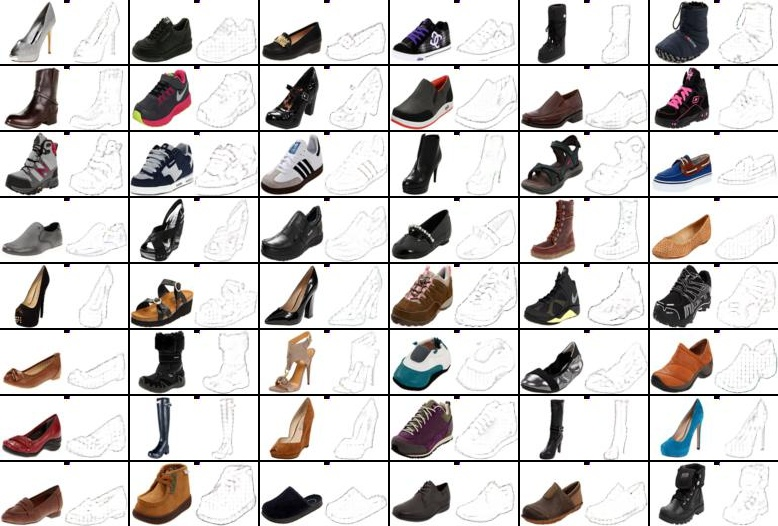
#> input picture GANs_Advanced/pictures/CycleGAN_B2A.jpg, 778 x 526 px, given as the content of the folder D:/forTensorflow/forGAN/CartoonGAN_data/mine/Cartoon, which was not available
$ python smooth_cartoon.py
#> lines starting #> are read from the running program, lines starting #| are printed output that depends on the picture; after the words box and inside, x2 and y2 are one past the last pixel; in counts of white or black regions, pixels touching at a corner belong together; pictures that were not available may be replaced by others from this repository, and a replacement may not be noted
import numpy as np
import cv2, os, argparse
from glob import glob
from tqdm import tqdm

#Reference:https://github.com/taki0112/CartoonGAN-Tensorflow/blob/master/edge_smooth.py

def make_edge_smooth() :

    root_dir="D:/forTensorflow/forGAN/CartoonGAN_data/mine"

    file_list = glob('{}/{}/*.*'.format(root_dir, 'Cartoon'))
    save_dir = '{}/{}'.format(root_dir,"Smooth_Cartoon")

    if not os.path.exists(save_dir):
        os.mkdir(save_dir)
    kernel_size = 5
    kernel = np.ones((kernel_size, kernel_size), np.uint8)
    gauss = cv2.getGaussianKernel(kernel_size, 0)
    gauss = gauss * gauss.transpose(1, 0)

    for f in tqdm(file_list) :
        file_name = os.path.basename(f)

        bgr_img = cv2.imread(f)
#> bgr_img is the input picture: shape (526, 778, 3); mean B, G, R 204.5, 205.6, 208.3
        gray_img = cv2.imread(f, 0)
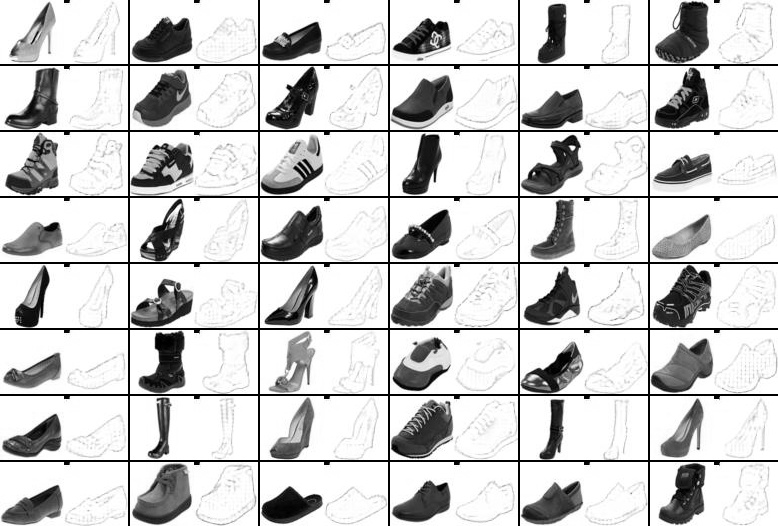
#> gray_img: shape (526, 778); min 0, max 255, mean 206.3

        pad_img = np.pad(bgr_img, ((2, 2), (2, 2), (0, 0)), mode='reflect')
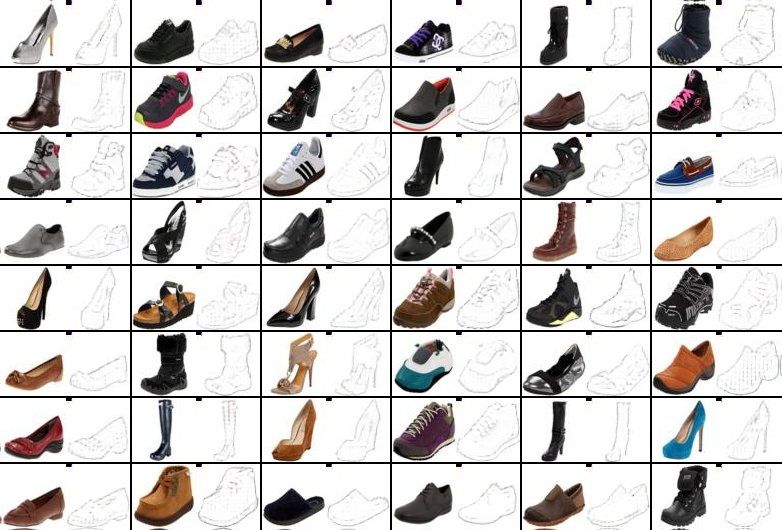
#> pad_img: shape (530, 782, 3); mean B, G, R 204.9, 206.1, 208.7

        edges = cv2.Canny(gray_img, 100, 200)
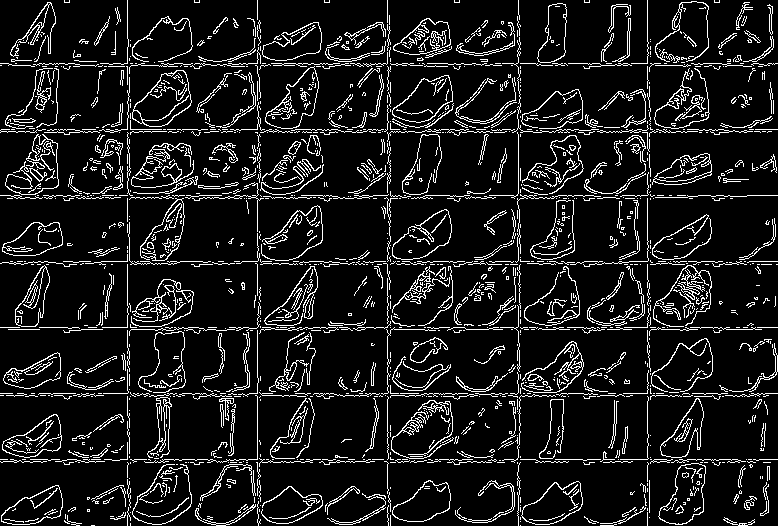
#> edges: shape (526, 778); 10.6% white in thin lines or dots
        dilation = cv2.dilate(edges, kernel)
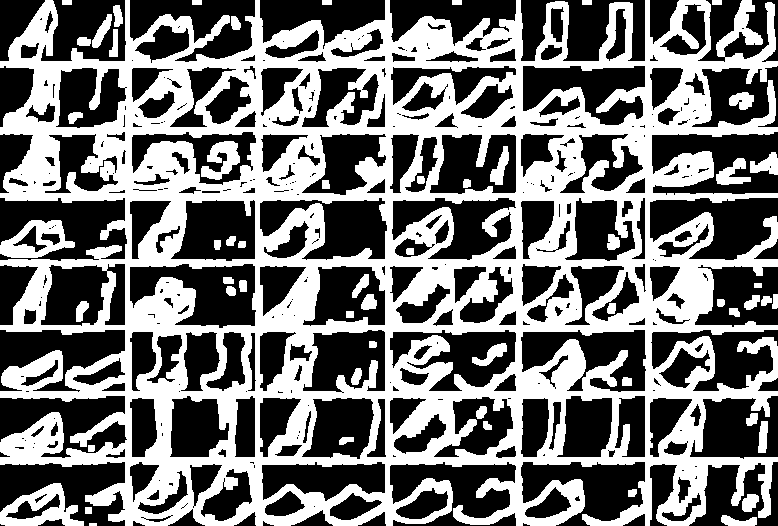
#> dilation: shape (526, 778); 45.6% white; 57 white regions, largest, box (x1, y1, x2, y2) and area: (0, 0, 778, 526) 175703, (0, 483, 84, 526) 1708, (0, 220, 75, 258) 1476

        gauss_img = np.copy(bgr_img)
        idx = np.where(dilation != 0)
#> idx = 186552 positions, rows 0 to 525, columns 0 to 777
        for i in range(np.sum(dilation != 0)):
            gauss_img[idx[0][i], idx[1][i], 0] = np.sum(
                np.multiply(pad_img[idx[0][i]:idx[0][i] + kernel_size, idx[1][i]:idx[1][i] + kernel_size, 0], gauss))
            gauss_img[idx[0][i], idx[1][i], 1] = np.sum(
                np.multiply(pad_img[idx[0][i]:idx[0][i] + kernel_size, idx[1][i]:idx[1][i] + kernel_size, 1], gauss))
            gauss_img[idx[0][i], idx[1][i], 2] = np.sum(
                np.multiply(pad_img[idx[0][i]:idx[0][i] + kernel_size, idx[1][i]:idx[1][i] + kernel_size, 2], gauss))
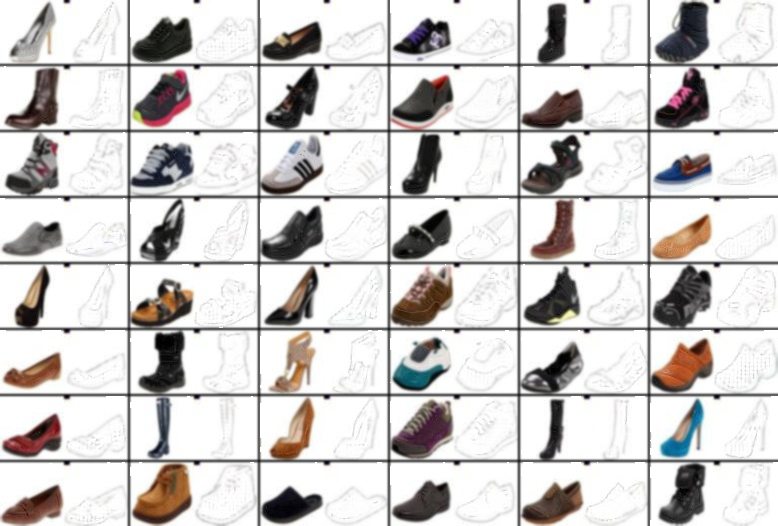
#> gauss_img: shape (526, 778, 3); mean B, G, R 204.5, 205.6, 208.3

        cv2.imwrite(os.path.join(save_dir, file_name), gauss_img)

"""main"""
def main():
    make_edge_smooth()


if __name__ == '__main__':
    main()

$ run again, on GANs_Advanced/pictures/Cycle_A2B.jpg
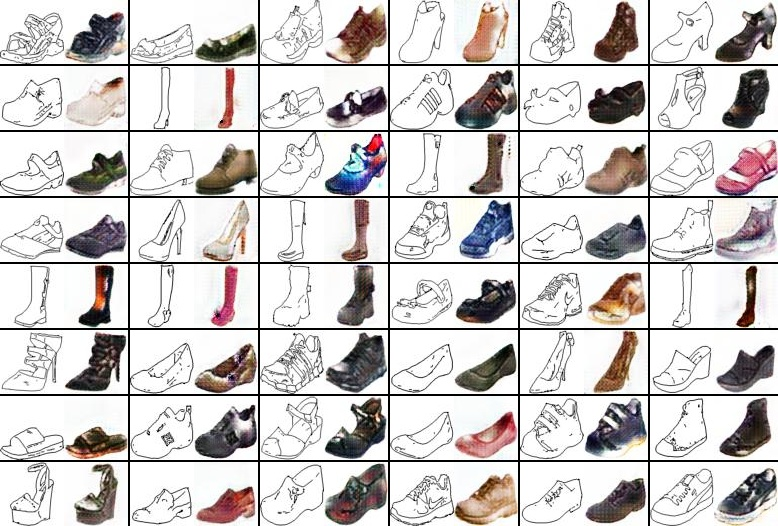
#> input picture GANs_Advanced/pictures/Cycle_A2B.jpg, 778 x 526 px, given as the content of the folder D:/forTensorflow/forGAN/CartoonGAN_data/mine/Cartoon, which was not available
#> in make_edge_smooth, bgr_img is the input picture: shape (526, 778, 3); mean B, G, R 202.6, 203.4, 207
#> in make_edge_smooth, `edges = cv2.Canny(gray_img, 100, 200)`:
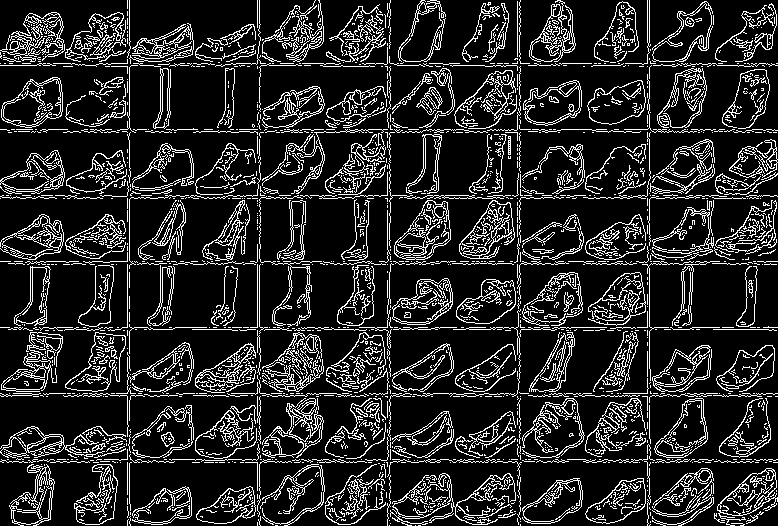
#> edges: shape (526, 778); 15.6% white in thin lines or dots
#> dilation: shape (526, 778); 58.5% white; 555 black regions (239 under 20 px), largest, box (x1, y1, x2, y2) and area: (0, 396, 125, 443) 4035, (132, 0, 255, 45) 3894, (132, 462, 255, 512) 3504
#> idx = 239460 positions, rows 0 to 525, columns 0 to 777
#> after the loop in make_edge_smooth, `for i in range(np.sum(dilation != 0)):`:
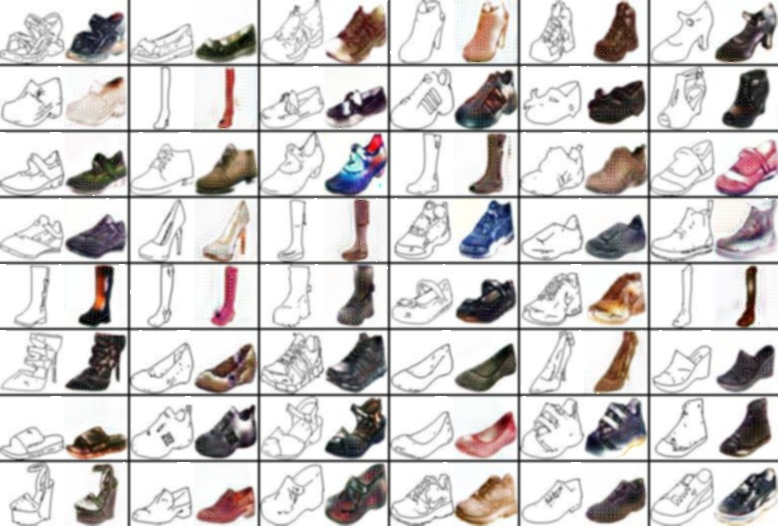
#> gauss_img: shape (526, 778, 3); mean B, G, R 202.4, 203.2, 206.7

$ run again, on GANs_Advanced/pictures/DiscoGAN_A2B.jpg
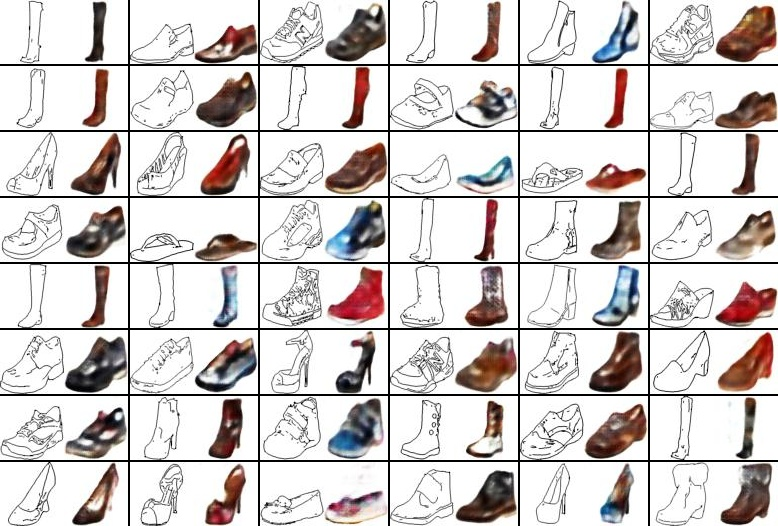
#> input picture GANs_Advanced/pictures/DiscoGAN_A2B.jpg, 778 x 526 px, given as the content of the folder D:/forTensorflow/forGAN/CartoonGAN_data/mine/Cartoon, which was not available
#> in make_edge_smooth, bgr_img is the input picture: shape (526, 778, 3); mean B, G, R 205.4, 206.4, 211.4
#> in make_edge_smooth, `edges = cv2.Canny(gray_img, 100, 200)`:
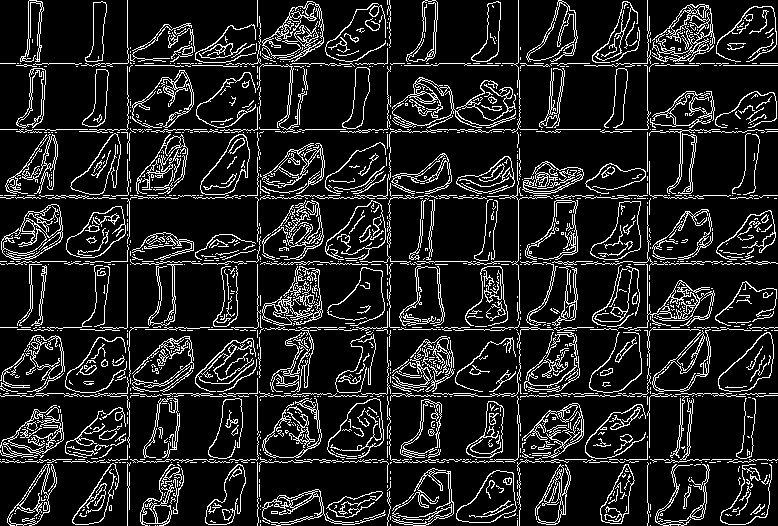
#> edges: shape (526, 778); 13.3% white in thin lines or dots
#> dilation: shape (526, 778); 52.6% white; 523 black regions (205 under 20 px), largest, box (x1, y1, x2, y2) and area: (132, 198, 255, 249) 4388, (521, 132, 645, 178) 4009, (130, 0, 255, 49) 3894
#> idx = 215089 positions, rows 0 to 525, columns 0 to 777
#> after the loop in make_edge_smooth, `for i in range(np.sum(dilation != 0)):`:
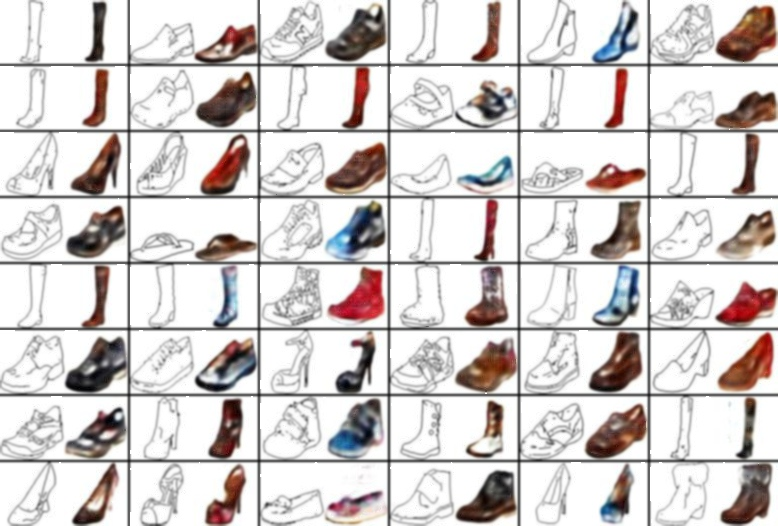
#> gauss_img: shape (526, 778, 3); mean B, G, R 205.3, 206.3, 211.3
